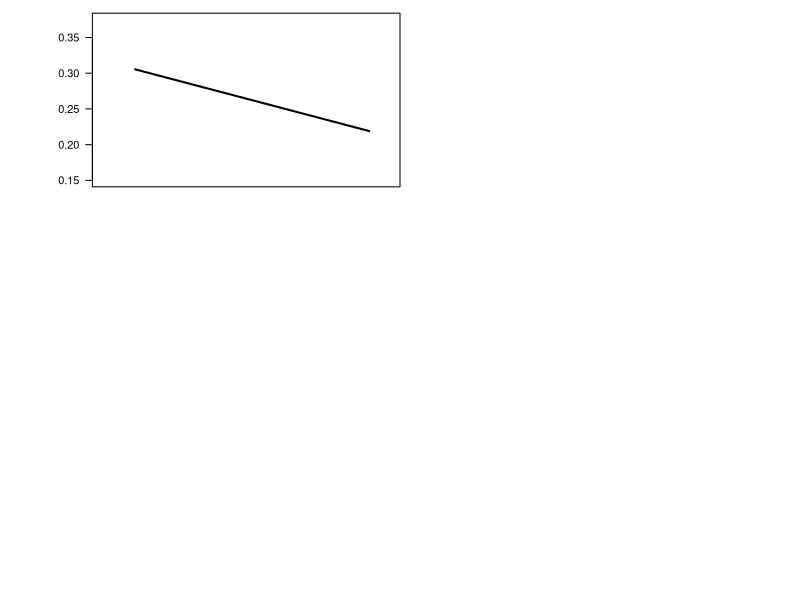

R code for this plot: (Note: this script raises an error after producing the figure.)
###manuscript figure with both allocation and partitioning
# source("functions_and_packages/plot_objects.R")
# source("functions_and_packages/functions.R")
library(plotrix)


##calculate allocation and regressions-------------------------------------------------------------------------------------

alloc <- read.csv("master_scripts/Cmassflux11.csv")

## LEAFmass = LEAFalloc * Fc,t - LITTERtotal
leafalloc <- alloc[, c(1:3,6:7,9)]
leafalloc$leafallocation <- with(leafalloc, (leaf11+litter11)/cflux11)

##STEM allocation
##turnover is already added to final branch mass so is included in this calculations
stemalloc <- alloc[, c(1:5,9)]
stemalloc$stemallocation <- with(stemalloc, (bole11+branch11)/cflux11)

##simple dataframe for stats and plots
alloc_C <- merge(stemalloc[,c(1:3,6:7)], leafalloc[, c(1:3,6:7)])
##order by treatment
alloc_C$treatment <- with(alloc_C, paste(CO2_treatment, Water_treatment, sep="-"))  
alloc_C <- alloc_C[order(alloc_C$treatment),]

##stats and regression lines
leafmod <- lm(leafallocation ~ cflux11, data = alloc_C)
summary(leafmod)

stemmod <- lm(stemallocation~ cflux11, data = alloc_C)
summary(stemmod)


##calculate partitioning and regressions-------------------------------------------------------------------------------------

#read data for cumulative C flux and harvest mass
tree_C <- read.csv("calculated_mass/chamber_carbon.csv")
  ##calculated component fractions
  tree_C$lmf <- with(tree_C, (leafcarbon+littercarbon)/treeC)
  tree_C$smf <- with(tree_C, (boleC+branchC)/treeC)
  tree_C$rmf <- with(tree_C, (rootC)/treeC)
  ##order by treatment
  tree_C$treatment <- with(tree_C, paste(CO2_treatment, Water_treatment, sep="-"))  
  tree_C <- tree_C[order(tree_C$treatment),]

#simple mode for abline and sig
lmfmod <- lm(lmf ~ treeC, data = tree_C)
summary(lmfmod)

smfmod <- lm(smf~ treeC, data = tree_C)
summary(smfmod)

rmfmod <- lm(rmf ~ treeC, data = tree_C)
summary(rmfmod)

###make big panel figures---------------------------------------------------------------------------------------------------

##1: combine dataframes

fracalloc <- merge(tree_C[,c(1, 9:15)],alloc_C)

##2: plot bits
palette(c("blue", "red"))

at.y2 <- seq(.3, by=.1, length.out=5)
at.x <- seq(5000, by=5000, length.out=4)

##3: plot

#par(cex.axis=1.21, cex.lab=1.51 ) 

# windows (7,10)
par(mfrow=c(3,2), las=1, mgp=c(3,1,0), oma=c(5,7,1,7))

#lmf
par(mar=c(0,0,0,0))
with(fracalloc, plot(lmf~treeC, ylab="", xaxt='n', xlab="", xlim=c(5000,22500), ylim=c(.15,.375), type='n'))
ablineclip(lmfmod, x1=min(fracalloc$treeC), x2=max(fracalloc$treeC),lwd=2)
with(fracalloc, points(lmf~treeC, pch=c(1,19)[Water_treatment],col=CO2_treatment, cex=1.5))
axis(1, labels=FALSE)
mtext(lmflab, side=2, outer=TRUE, line=3.5, at=.85,las=3)
legend("topleft", leglab2, pch=c(19,1, 19, 1), col=c("blue", "blue", "red", "red"), inset = 0.01,bty='n')
text(x=22250, y=0.37,labels="(a)", cex=1.5)

#leaf allocation
par(mar=c(0,0,0,0))
with(fracalloc, plot(leafallocation ~ cflux11, ylab="", axes=FALSE, xlab="", xlim=c(7500,27500), ylim=c(.0,.25), type='n'))
ablineclip(leafmod, x1=min(fracalloc$cflux11), x2=max(fracalloc$cflux11),lwd=2)
with(fracalloc, points(leafallocation ~ cflux11, pch=c(1,19)[Water_treatment],col=CO2_treatment, cex=1.5))
mtexti(leafalloclab, 4, outer=TRUE, cex=1.5, off=.5)
axis(1, labels=FALSE)
axis(4, labels=TRUE)
box()
text(x=27200, y=0.2425,labels="(b)", cex=1.5)

#smf
par(mar=c(0,0,0,0))
with(fracalloc, plot(smf~treeC,  ylab="", xaxt='n', yaxt='n', xlab="",ylim=c(.4,.7), xlim=c(5000,22500),type='n'))
ablineclip(smfmod, x1=min(fracalloc$treeC), x2=max(fracalloc$treeC),lwd=2)
with(fracalloc, points(smf~treeC, pch=c(1,19)[Water_treatment],col=CO2_treatment, cex=1.5))
mtext(smflab, side=2, outer=TRUE, line=3.5, at=.5,las=3)
axis(1, labels=FALSE)
axis(2, at=at.y2 ,labels=TRUE)
text(x=22250, y=0.69,labels="(c)", cex=1.5)

#stem allocation
par(mar=c(0,0,0,0))
with(fracalloc, plot(stemallocation~ cflux11,  yaxt='n', ylab="", xlab="",ylim=c(.25,.5), xlim=c(7500,27500),type='n'))
ablineclip(stemmod, x1=min(fracalloc$cflux11), x2=max(fracalloc$cflux11),lwd=2)
with(fracalloc, points(stemallocation~ cflux11, pch=c(1,19)[Water_treatment],col=CO2_treatment, cex=1.5))
mtext(treefluxlab2, side=1, outer=TRUE, line=-18, at=.75)
mtexti(stemalloclab, 4, outer=TRUE, cex=1.5, off=.5)
axis(4, labels=TRUE)
box()
text(x=27200, y=0.4925,labels="(d)", cex=1.5)

#rmf
par(mar=c(0,0,0,0))
with(fracalloc, plot(rmf~treeC,  ylab="", xaxt='n',yaxt='n',xlab= "",ylim=c(.1, .3), xlim=c(5000,22500),type='n'))
ablineclip(rmfmod, x1=min(fracalloc$treeC), x2=max(fracalloc$treeC),lwd=2)
with(fracalloc, points(rmf~treeC, pch=c(1,19)[Water_treatment],col=CO2_treatment, cex=1.5))
axis(2, labels=TRUE)
axis(1, at=at.x ,labels=TRUE, outer=TRUE)
#title(ylab=rmflab, mgp=c(4,1,0), outer=TRUE)

mtext(rmflab, side=2, outer=TRUE, line=3.5, at=.15, las=3)
mtext(treeclab, side=1, outer=TRUE, line=3.5, at=.25)
text(x=22250, y=0.29,labels="(e)", cex=1.5)

#root allocation
plot(1,1, type="n", axes=FALSE )

# dev.copy2pdf(file="master_scripts/paper_figs/allocfractions.pdf")
# dev.off()
